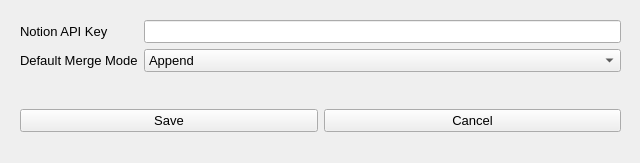
<?xml version="1.0" encoding="UTF-8"?>
<ui version="4.0">
 <class>main</class>
 <widget class="QWidget" name="main">
  <property name="geometry">
   <rect>
    <x>0</x>
    <y>0</y>
    <width>640</width>
    <height>163</height>
   </rect>
  </property>
  <property name="font">
   <font>
    <family>Arial</family>
    <pointsize>10</pointsize>
   </font>
  </property>
  <property name="windowTitle">
   <string>Settings</string>
  </property>
  <widget class="QWidget" name="horizontalLayoutWidget">
   <property name="geometry">
    <rect>
     <x>20</x>
     <y>90</y>
     <width>601</width>
     <height>61</height>
    </rect>
   </property>
   <layout class="QHBoxLayout" name="horizontalLayout">
    <item>
     <widget class="QPushButton" name="save_button">
      <property name="locale">
       <locale language="English" country="UnitedStates"/>
      </property>
      <property name="text">
       <string>Save</string>
      </property>
     </widget>
    </item>
    <item>
     <widget class="QPushButton" name="cancel_button">
      <property name="locale">
       <locale language="English" country="UnitedStates"/>
      </property>
      <property name="text">
       <string>Cancel</string>
      </property>
     </widget>
    </item>
   </layout>
  </widget>
  <widget class="QWidget" name="formLayoutWidget">
   <property name="geometry">
    <rect>
     <x>20</x>
     <y>20</y>
     <width>601</width>
     <height>59</height>
    </rect>
   </property>
   <layout class="QFormLayout" name="formLayout">
    <item row="0" column="0">
     <widget class="QLabel" name="label">
      <property name="acceptDrops">
       <bool>false</bool>
      </property>
      <property name="text">
       <string>Notion API Key</string>
      </property>
      <property name="scaledContents">
       <bool>false</bool>
      </property>
     </widget>
    </item>
    <item row="0" column="1">
     <widget class="QLineEdit" name="api_key"/>
    </item>
    <item row="1" column="0">
     <widget class="QLabel" name="label_3">
      <property name="text">
       <string>Default Merge Mode</string>
      </property>
     </widget>
    </item>
    <item row="1" column="1">
     <widget class="QComboBox" name="comboBox">
      <item>
       <property name="text">
        <string>Append</string>
       </property>
      </item>
      <item>
       <property name="text">
        <string>Soft Merge</string>
       </property>
      </item>
      <item>
       <property name="text">
        <string>Hard Merge</string>
       </property>
      </item>
     </widget>
    </item>
   </layout>
  </widget>
 </widget>
 <resources/>
 <connections/>
</ui>
